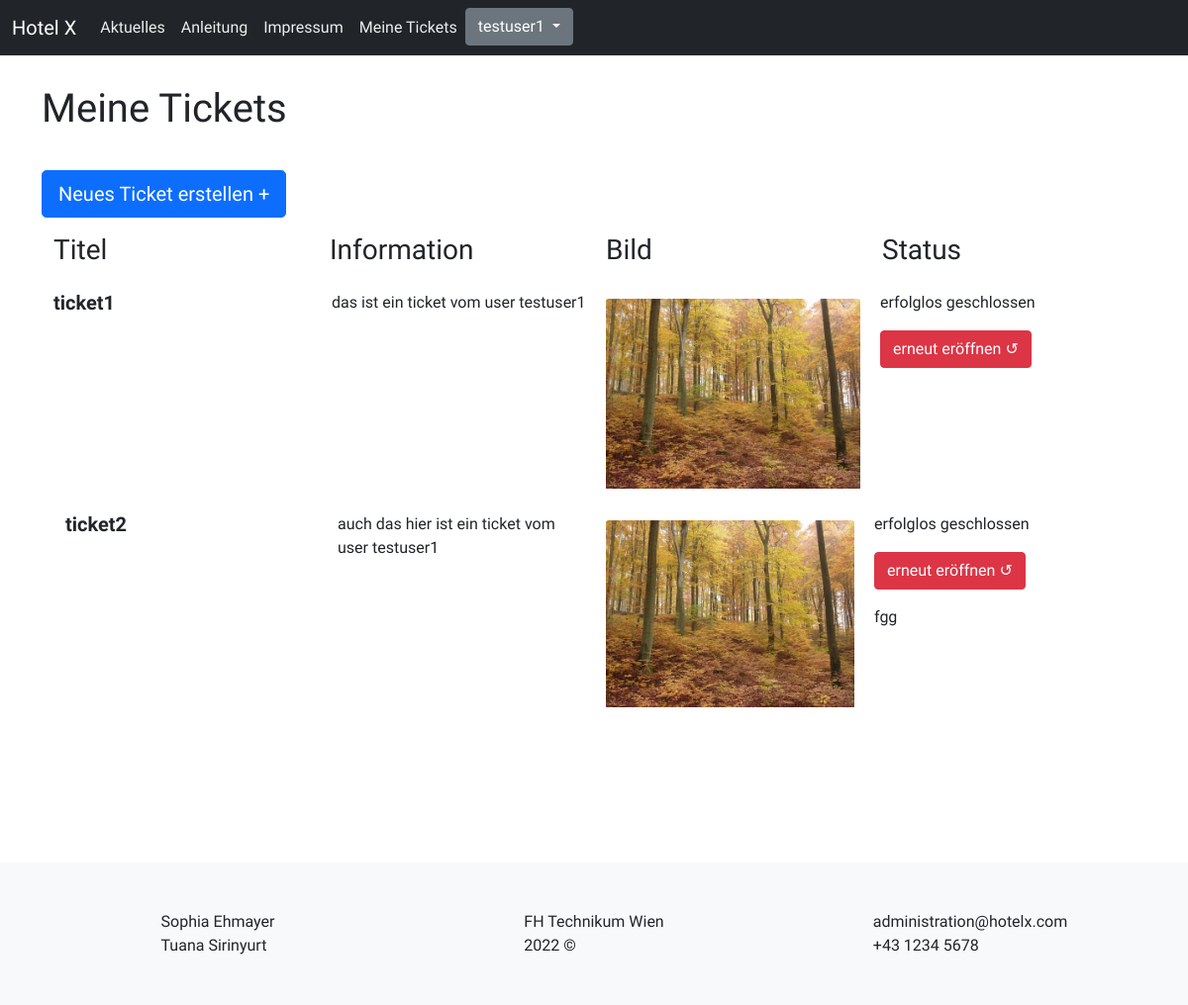
Before: /index.php?site=ticketList (signed in) with the older database file.
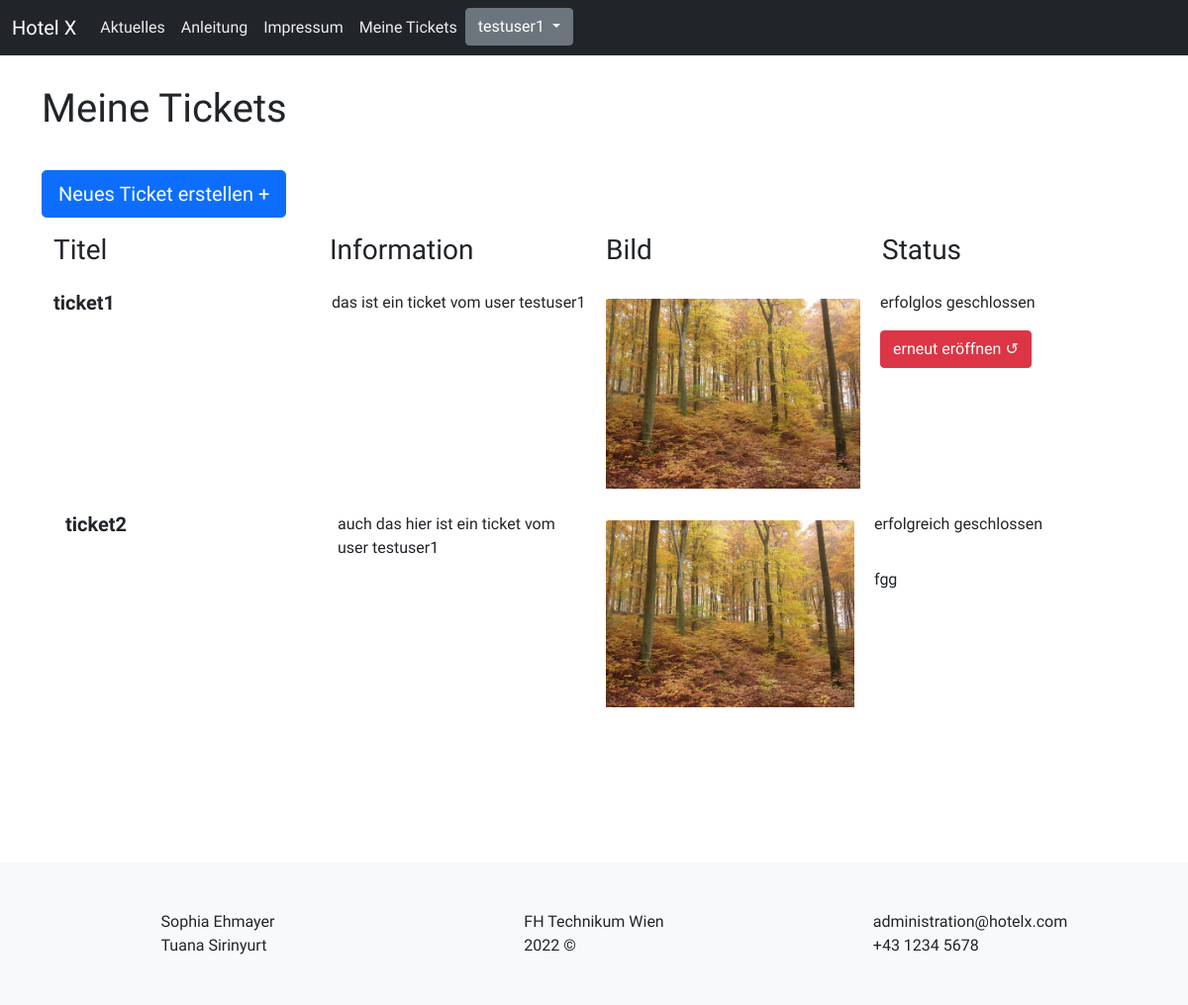
After: the same page with the newer database file.
### tables this page shows
CREATE TABLE `tickets` (
  `id` int(11) NOT NULL,
  `user_id` int(11) NOT NULL,
  `info` text NOT NULL,
  `image` varchar(250) NOT NULL,
  `state` varchar(50) NOT NULL,
  `title` varchar(80) NOT NULL,
  `timestamp` timestamp NOT NULL DEFAULT current_timestamp() ON UPDATE current_timestamp(),
  `reply` text DEFAULT NULL
);

### ticketList.php (the view, shortened to what this page needs)
<body>
    <div class="container">
<h1>Meine Tickets</h1>
<a type="button" class="btn btn-primary btn-lg" name="newTicket" href="?site=createTicket">Neues Ticket erstellen +</a>
<?php
            $sql = "Select * from tickets where user_id = ".$_SESSION["id"]." ";
            $result = $db_obj->query($sql);
          if( $result->num_rows == 0){
            echo "<p class='mt-3'>Sie haben noch keine Tickets erstellt.</p>";
          }
              else { ?>
                <div class="container my-3 d-none d-md-block">
                    <div class="row">
                      <div class="col-sm">
                        <h3>Titel</h3>
                      </div>
                      <div class="col-sm mx-auto justify-content-center">
                        <h3>Information</h3>
                      </div>
                      <div class="col-sm">
                        <h3>Bild</h3>
                      </div>
                      <div class="col-sm">
                        <h3>Status</h3>
                      </div>
                    </div>
                  </div>
              <?php } ?>
          <?php
            while ($row = $result->fetch_array()) {
            echo '<div class="container">
                      <form method="post" enctype="multipart/form-data">
                    <div class="row mt-3">
                      <input name="id" value='.$row['id'].' hidden></input>
                      <div class="col-sm">
                         <h5 class="card-title"><strong>'.$row['title'].'</strong></h5>
                      </div>
                      <div class="col-sm mx-auto justify-content-center">
                      <p class="card-text ">'.$row['info'].'</p>
                      </div>
                      <div class="col-sm p-2">
                        <img class="card-img-top" src="'.$row['image'].'" alt="image">
                      </div>
                      <div class="col-sm">
                        <p class="card-text">'.$row['state'].'</p>';
                      if($row["state"] == "erfolglos geschlossen") {
                         echo ' <button class="btn btn-danger" name="openTicket">erneut eröffnen &#x21ba;</button>';
                      }
                        echo '
                            <div class="col-sm">
                        <p class="card-text mt-3">'.$row['reply'].'</p>
                      </div>
                    </div>
                    </form>
                  </div>';
          }
         ?>
</div>
</body>

### index.php (shortened to what this page needs)
<!DOCTYPE html>
<html lang="en">
<head>
    <link rel="stylesheet" href="./css/style.css">
 <link href="https://cdn.jsdelivr.net/npm/bootstrap@5.0.0/dist/css/bootstrap.min.css" rel="stylesheet">
</head>
<header>
        <?php
        $pages = [ "home" => "./home.php",
                    "news" => "./news.php",
                    "imprint" => "./imprint.php",
                    "help" => "./help.php",
                    "login" => "./login.php",
                    "loginProcess" => "./loginProcess.php",
                    "createTicket" => "./createTicket.php",
                    "ticketList" => "./ticketList.php",
                    "loginTest" => "./loginTest.php",
                    "settings" => "./settings.php",
                    "allTickets" => "./allTickets.php",
                    "signUpGuest" => "./signUpGuest.php",
                    "userAdministration" => "./userAdministration.php",
                    "createNews" => "./createNews.php",
                    "editNews" => "./editNews.php",
                    "editNewsFormular" => "./editNewsFormular.php",
                    "userAdministration" => "./userAdministration.php",
                    "userEdit" => "./userEdit.php"];
        $site = "home";
        if (isset($_GET["site"])) {
            $site = $_GET["site"];
        }
    ?>
<?php
    include 'nav.php';
?>
</header>
<body>
  <main style="min-height: 100vh">
        <?php
            if (isset($pages[$site])) {
                include $pages[$site];
            } else {
                echo "404 site not found";
            }
        ?>
    </main>
</body>
<footer class="mt-3">
    <div class="bg-light my-0 pb-0" >
   <div class="container">
        <div class="row d-flex justify-content-center">
            <div class="col mt-5 mb-5 d-flex justify-content-center">
            Sophia Ehmayer<br>
            Tuana Sirinyurt
            </div>
            <div class="col mt-5 mb-5 d-flex justify-content-center">
                FH Technikum Wien<br>
                2022 &copy;
            </div>
            <div class="col mt-5 mb-5 d-flex justify-content-center">
            administration@hotelx.com<br>
             +43 1234 5678
            </div>
        </div>
    </div>
    </div>
</footer>
</html>

### nav.php (shortened to what this page needs)
<nav class="navbar navbar-expand-lg navbar-dark bg-dark navbar-inverse">
      <div class="container-fluid">
            <a class="navbar-brand" href="./index.php">Hotel X</a>
            <div class="collapse navbar-collapse text-dark" id="navbarNav">
                <ul class="nav navbar-nav">
                  <li class="m-2"><a class="<?= ($site == "news" ? "active" : "") ?>" href=".?site=news">Aktuelles</a></li>
                  <li class="m-2"><a class="<?= ($site == "help" ? "active" : "") ?>" href="?site=help">Anleitung</a></li>
                  <li class="m-2"><a class="<?= ($site == "imprint" ? "active" : "") ?>" href="?site=imprint">Impressum</a></li>
                    <?php
                    if(!isset($_SESSION["username"])) {
                    ?>
                      <li class="m-2"><a class="<?= ($site == "login" ? "active" : "") ?>" href="?site=login">Login</a></li>
                     <?php } else {?>
                          <?php if($_SESSION["role"] == "guest") {?>
                                  <li class="m-2"><a class="<?= ($site == "ticketList" ? "active" : "") ?>" href="?site=ticketList">Meine Tickets</a></li>
                              <li class="dropdown">
                                  <a class="btn btn-secondary dropdown-toggle" type="button" data-bs-toggle="dropdown" aria-expanded="false">
                                  <?= $_SESSION["username"] ?>
                                  </a>
                                </li>
                                 <?php }?>
                    <?php }?>
                </ul>
            </div>
        </div>
        </nav>

### css/style.css (style rules this page uses)
* { font-family: "Abel", sans-serif; }
body { margin: 0; }
h1 { margin: 50px 0px; }
[class*="col-"] { width: 100%; float: left; }
@media all and (min-width: 1124px) { .container { margin: 0px 5em; } }
header a { color: #ededed; text-decoration: none; }
h1 { padding: 30px 0px; }

Changed rows visible on the page:
changed tickets "ticket2": state "erfolglos geschlossen" → "erfolgreich geschlossen"; no longer shows "erneut eröffnen ↺"
